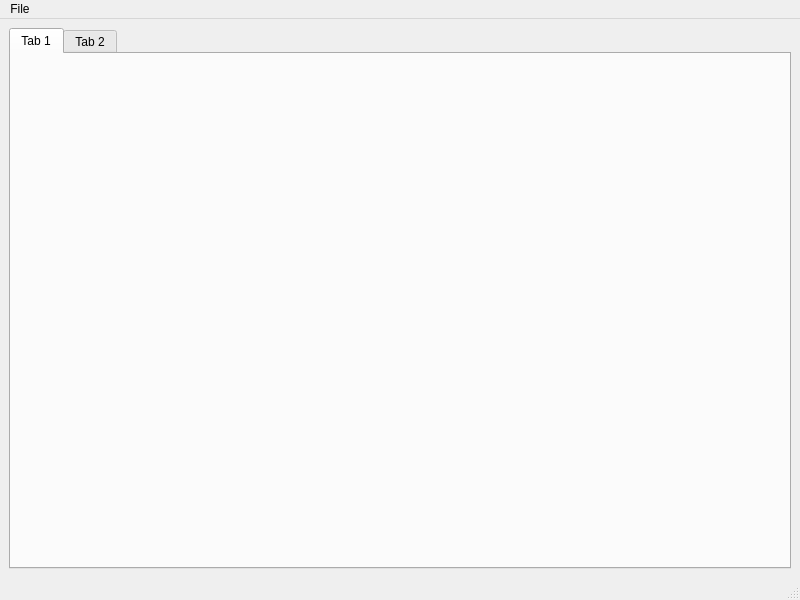
<?xml version="1.0" encoding="UTF-8"?>
<ui version="4.0">
 <class>LesUi</class>
 <widget class="QMainWindow" name="LesUi">
  <property name="geometry">
   <rect>
    <x>0</x>
    <y>0</y>
    <width>800</width>
    <height>600</height>
   </rect>
  </property>
  <property name="windowTitle">
   <string>LES</string>
  </property>
  <widget class="QWidget" name="centralwidget">
   <layout class="QGridLayout" name="gridLayout_2">
    <item row="0" column="0">
     <widget class="QTabWidget" name="tabWidget">
      <widget class="QWidget" name="tab">
       <attribute name="title">
        <string>Tab 1</string>
       </attribute>
       <layout class="QGridLayout" name="gridLayout_3">
        <item row="0" column="0">
         <layout class="QGridLayout" name="gridMain"/>
        </item>
       </layout>
      </widget>
      <widget class="QWidget" name="tab_2">
       <attribute name="title">
        <string>Tab 2</string>
       </attribute>
      </widget>
     </widget>
    </item>
   </layout>
  </widget>
  <widget class="QMenuBar" name="menubar">
   <property name="geometry">
    <rect>
     <x>0</x>
     <y>0</y>
     <width>800</width>
     <height>25</height>
    </rect>
   </property>
   <widget class="QMenu" name="menuFile">
    <property name="title">
     <string>File</string>
    </property>
    <addaction name="actionExit"/>
   </widget>
   <addaction name="menuFile"/>
  </widget>
  <widget class="QStatusBar" name="statusbar"/>
  <action name="actionExit">
   <property name="text">
    <string>Exit</string>
   </property>
   <property name="shortcut">
    <string>Ctrl+Q</string>
   </property>
  </action>
 </widget>
 <resources/>
 <connections>
  <connection>
   <sender>actionExit</sender>
   <signal>triggered()</signal>
   <receiver>LesUi</receiver>
   <slot>close()</slot>
   <hints>
    <hint type="sourcelabel">
     <x>-1</x>
     <y>-1</y>
    </hint>
    <hint type="destinationlabel">
     <x>399</x>
     <y>299</y>
    </hint>
   </hints>
  </connection>
 </connections>
</ui>
